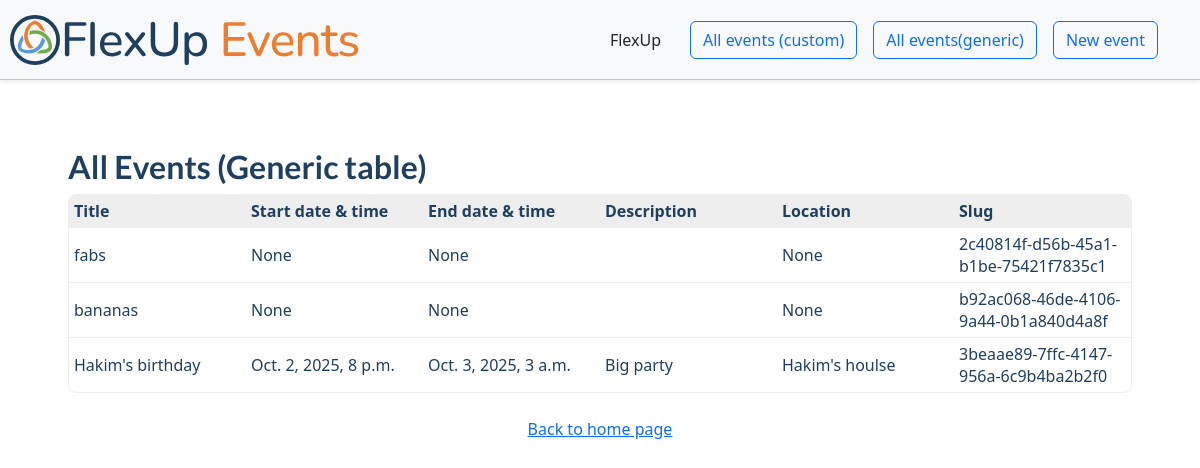
/events/, run on an earlier commit of the app's database.
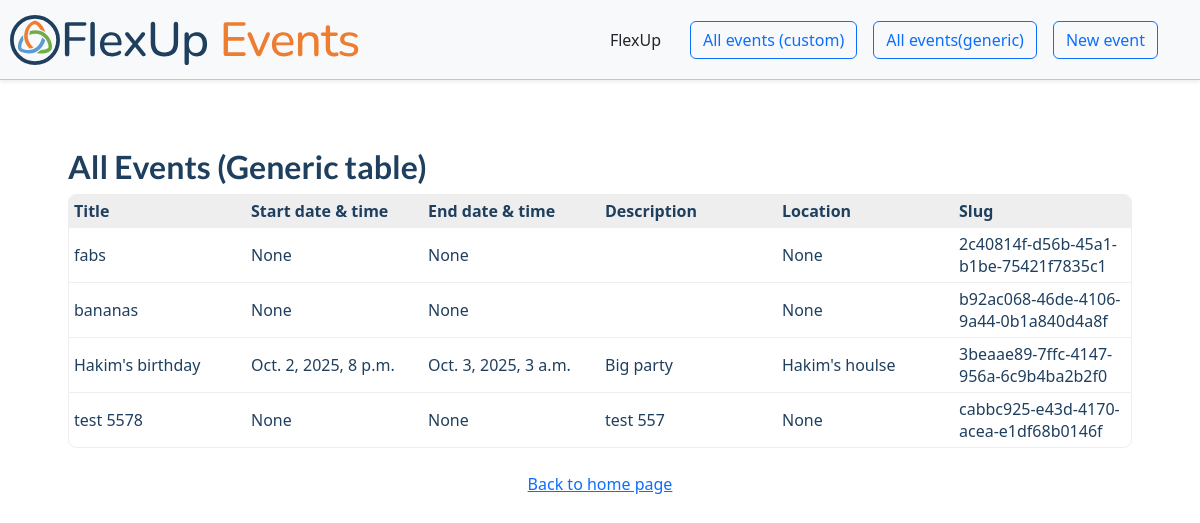
And on a later commit of the database.
### events/models.py (models this page shows, shortened)
class Event(models.Model):
    name = models.CharField(max_length=100, verbose_name='Event name')
    start_datetime = models.DateTimeField(verbose_name="Start date & time", blank=True, null=True)
    end_datetime = models.DateTimeField(verbose_name="End date & time", blank=True, null=True)
    description = models.TextField(verbose_name='Description', blank=True, null=True)
    location = models.CharField(max_length=200, verbose_name='Location', blank=True, null=True)
    slug = models.SlugField(unique=True, default=uuid4)
    def __str__(self):
        return self.name

### events/views.py (the view)
# urls.py: path('', include('events.urls')),
def events(request):
    columns = [
        {"name": "name", "title": "Title"},
        {"name": "start_datetime", "title": "Start date & time"},
        {"name": "end_datetime", "title": "End date & time"},
        {"name": "description", "title": "Description"},
        {"name": "location", "title": "Location"},
        {"name": "slug", "title": "Slug"},
    ]
    data = list(Event.objects.all())
    print("Events data:\n", data)
    context = {"title": "Events", "columns": columns, "data": data}
    return render(request, "events.html", context)

### events/templatetags/custom_filters.py (called while the page is built)
@register.filter
def get_item(obj, attr):
    return getattr(obj, attr)

### templates/events.html (shortened to what this page needs)
{% extends "base.html" %}
{% load custom_filters %}
{% block content %}
    <table id="sortable-table">
        <h2 style="width: 100%;">All Events (Generic table)</h2>
        <thead>
            <tr>
                {% for column in columns %}<th data-name="{{ column.name }}">{{ column.title }}</th>{% endfor %}
            </tr>
        </thead>
        <tbody>
            {% for row in data %}
                <tr data-slug="{{ row.slug }}">
                    {% for col in columns %}<td>{{ row|get_item:col.name }}</td>{% endfor %}
                </tr>
            {% endfor %}
        </tbody>
    </table>
    <br>
    <a href="{% url 'home' %}">Back to home page</a>
{% endblock content %}

What changed in the data, as far as the page shows it:
added Event: columns "test 5578" "None" "None" "test 557" "None" "cabbc925-e43d-4170-acea-e1df68b0146f"
